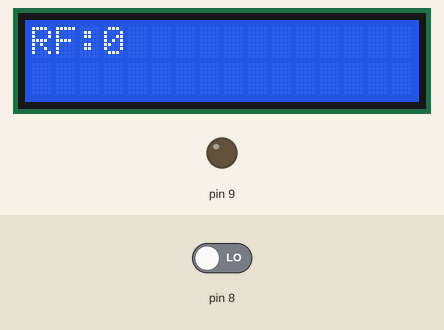
The sketch below on a simulated Arduino Uno, built with avr-gcc and run on an emulated ATmega328P. Shown: 16×2 character LCD, output pins drawn as LEDs (lit = HIGH). The test bench sets the inputs (shaded band); at power-on: pin 8 LOW. What the sketch prints to the serial monitor is not drawn.

Above: at 7.6 s.
7.7 s: pin 8 driven HIGH
At 11.4 s:
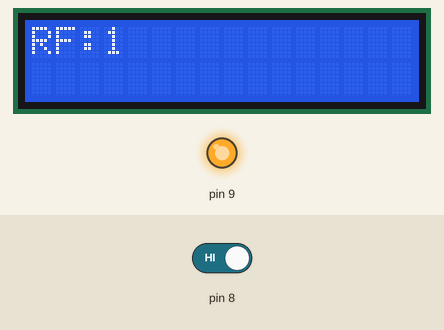
At 15.0 s:
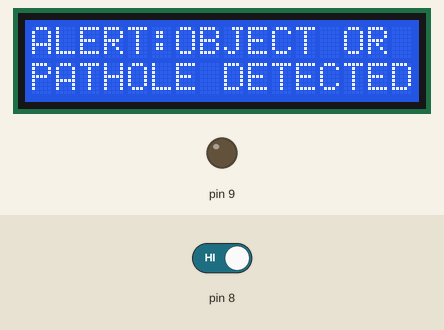
18.4 s: pin 8 driven LOW
At 20.2 s:
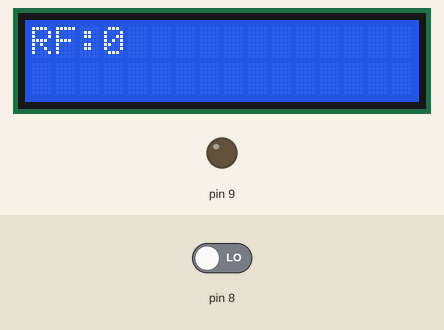
Timing chart, 0 to 21.7 s (numbered marks = the images above; inputs shaded):
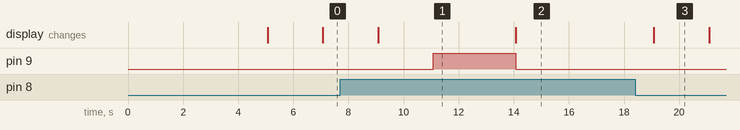

Measured:
- after the input at 7.7 s, pin 9: LOW → HIGH after 3.4 s, → LOW 3.0 s later; the display: first differs from a run without the input after 1.4 s (image 1)
- after the input at 18.4 s, pin 9: stays LOW (without the input it goes to HIGH after 2.7 s)
- what the display in image 1 shows lasts 5.0 s, from 9.1 s to 14.1 s

The sketch:

receiver.ino
```cpp
#include <LiquidCrystal.h>
LiquidCrystal lcd(2,3,4,5,6,7);
void setup()
{
 Serial.begin(9600);
 lcd.begin(16, 2);
 lcd.setCursor(0,0);
 lcd.print("VANET BASED");
 lcd.setCursor(0, 1);
 lcd.print("COMMUNICATION");
 delay(5000);
 lcd.clear();
 pinMode(8,INPUT);
 pinMode(9,OUTPUT);

}

void loop()
{
  lcd.setCursor(0,0);
  int RF=digitalRead(8);lcd.print("RF:");lcd.print(RF);delay(1000);
  Serial.print("RF:");Serial.println(RF);delay(1000);
  if(RF==1)
  {
  digitalWrite(9,1);delay(3000);  digitalWrite(9,0);
  lcd.setCursor(0,0);
  lcd.print("ALERT:OBJECT OR");
  lcd.setCursor(0,1);
  lcd.print("PATHOLE DETECTED");
  delay(5000);
  }
 else
 {
  digitalWrite(9,0);
 }
  lcd.clear();

}
```
